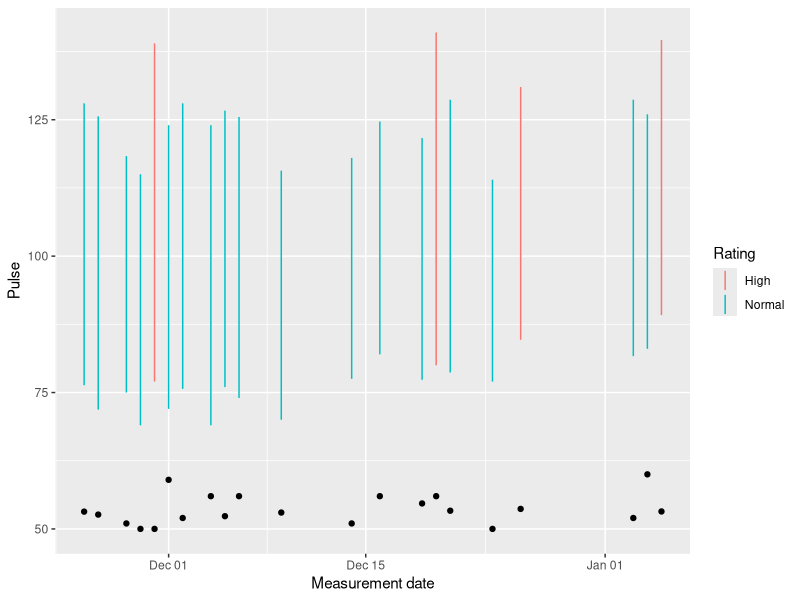
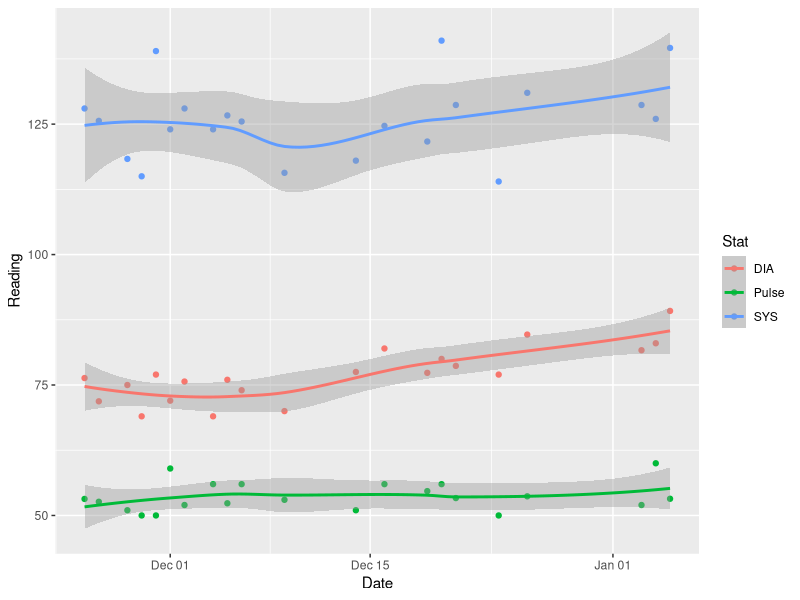

These figures' R source, in order:
### COMP120 - Mastery Tasks 06
#==============================
# Student ID: Son Hoang Nguyen
# Name: 5120768 
#==============================
# Fill your details above. Your code for the mastery task should be provided below.
# Make sure you write comments about what your code does for each of the steps outlined in the mastery task description.
# Also, make sure you've included the code to load appropriate libaries (e.g. tidyverse and lubridate).

library(tidyverse)
library(lubridate)

# Step 1
bp = read_csv("BloodPressure-modified.csv") # load file into bp tibble.
bp$MeasurementDate <- dmy_hm(bp$MeasurementDate) # convert character column to datetime column.

bp
# Step 2
bp <- bp %>% 
  select(MeasurementDate, SYS, DIA, Pulse) #  keep just the MeasurementDate, SYS, DIA, and Pulse columns


# Step 3
bp <- bp %>% 
  filter(!is.na(Pulse)) # keep only the rows where the value in the Pulse column is not NA


# Step 4
bp.perday <- bp %>%   # Create a new data frame called bp.perday 
                mutate(MeasurementDate = as_date(MeasurementDate)) %>%  # remove the time component from MeasurementDate
                group_by(MeasurementDate) %>% # group_by date
                summarise(SYS = mean(SYS), # summarising the result and computing the mean of the SYS, DIA and Pulse 
                          DIA = mean(DIA),
                          Pulse = mean(Pulse))
bp.perday

# Step 5
bp.perday <- bp.perday %>% 
  mutate(Rating = ifelse(SYS>130|DIA>85, "High", "Normal")) # Create a Rating column based on values of SYS and DIA columns


# Step 6
bp.perday %>% 
  ggplot(aes(x=MeasurementDate, y=Pulse)) + #map the x, and y axis
    geom_linerange(aes(ymin = DIA, ymax = SYS, colour = Rating)) + # graph the verticle line based on a range between DIA, and SYS, color differently by Rating
    geom_point() +  # graph the points geom object
    xlab("Measurement date")


# Step 7
bp.gathered <- bp.perday %>% # Create a new tibble to store long format blood pressure data per day
  pivot_longer(c(DIA,Pulse,SYS), names_to="Stat",values_to="Reading") # gather 3 columns into 1 column

bp.gathered

bp.gathered %>% 
    ggplot(mapping = aes(x=MeasurementDate,y=Reading)) +  # map the x, y axis
      geom_point(aes(color=Stat))+ #graph the geom point object
      geom_smooth(aes(color=Stat))+ #graph the smooth line object
      xlab("Date")
           

